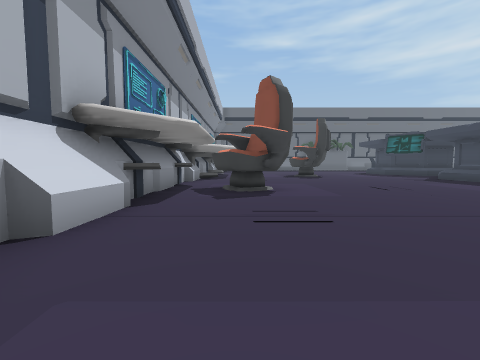
[1] (above)

22 first-person views from a walk through a 3-D level made in the Unity game engine. The camera is 1.2 m above the floor, tilts 4° down and sees 90° across. The floor is counted in squares, 2 m on a side. Each view is taken from the middle of a square. On the plan, view 1 faces up. The plan holds only what a view shows up to about 9 squares ahead; the rest is blank. The place goes on beyond the plan.

[2]
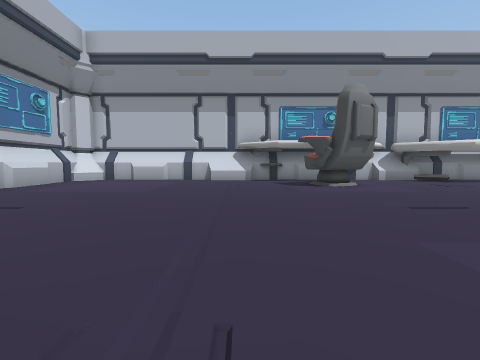

[3]
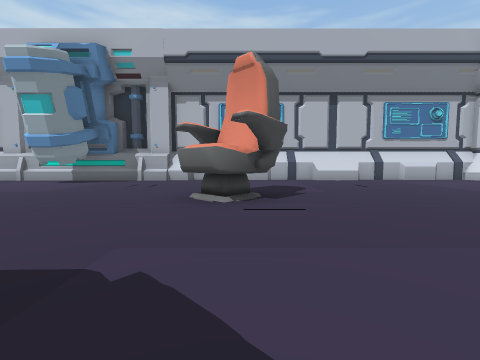

[4]
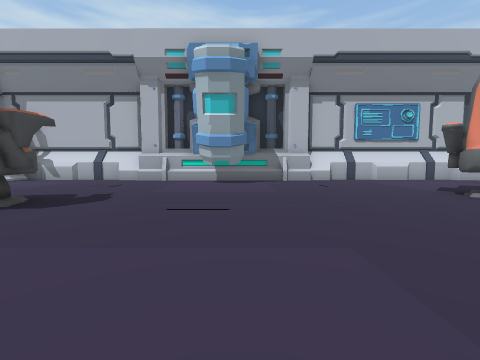

[5]
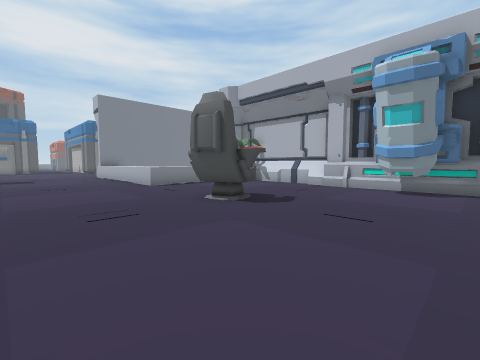

[6]
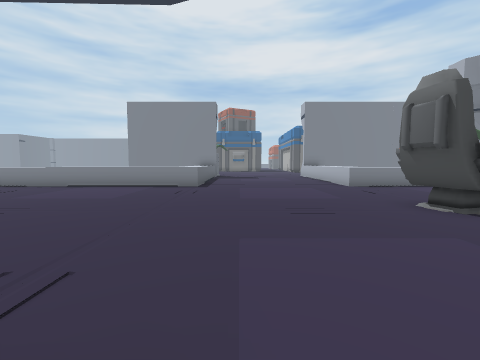

[7]
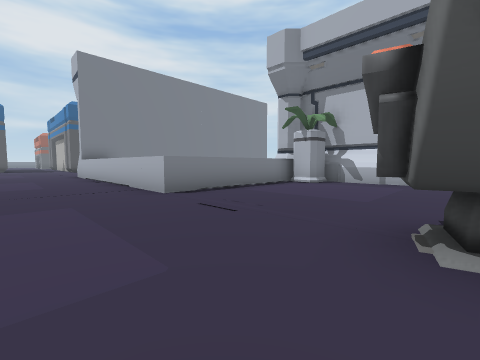

[8]
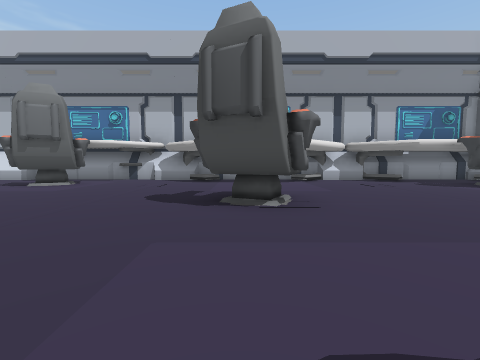

[9]
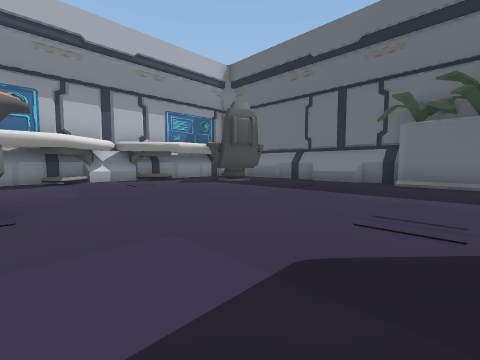

[10]
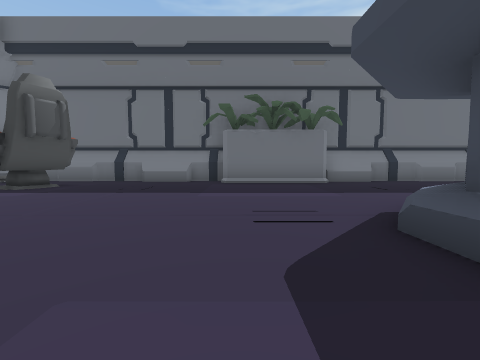

[11]
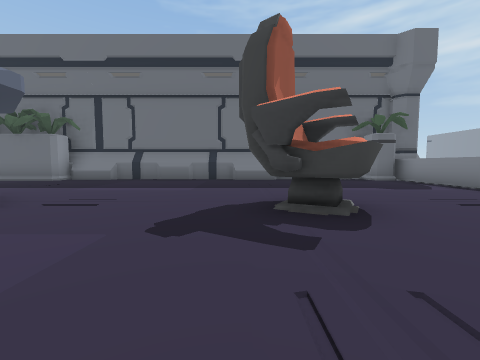

[12]
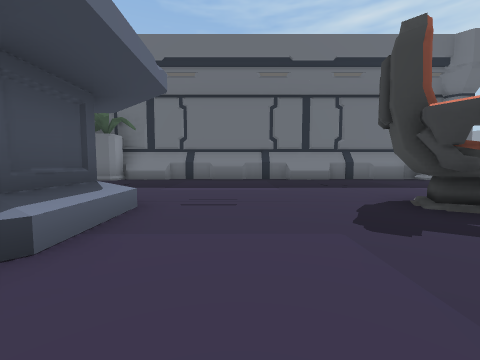

[13]
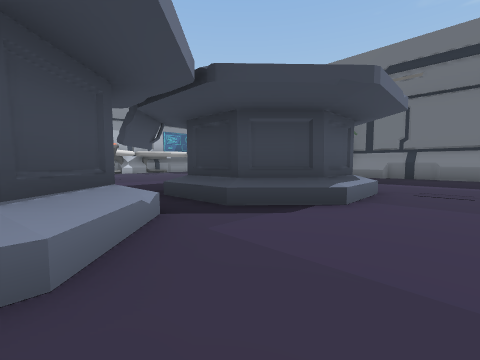

[14]
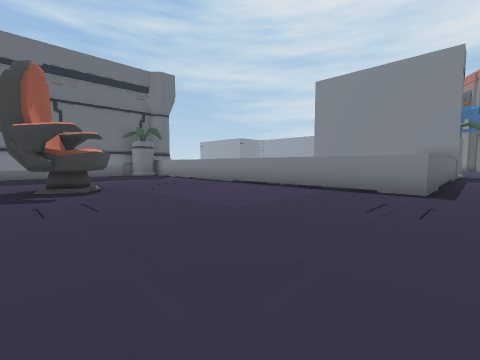

[15]
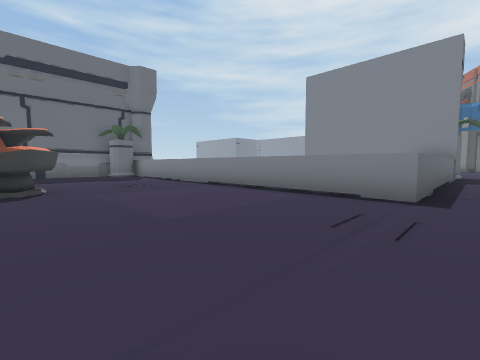

[16]
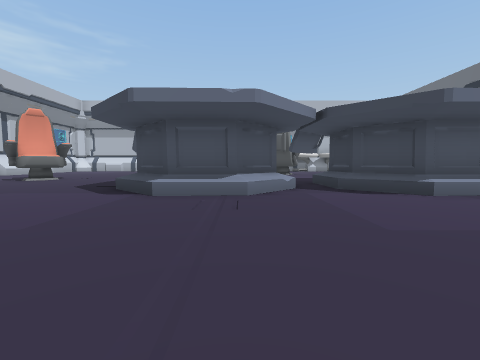

[17]
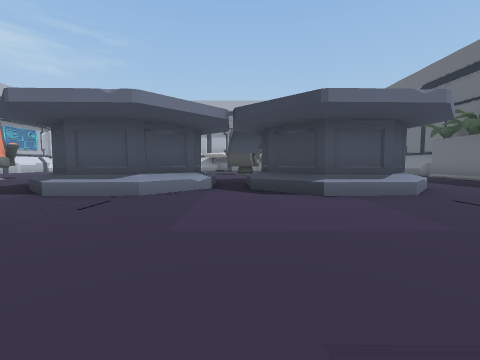

[18]
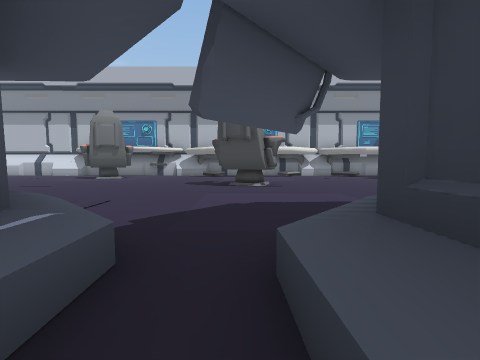

[19]
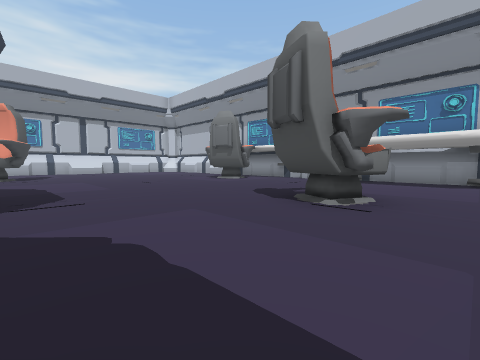

[20]
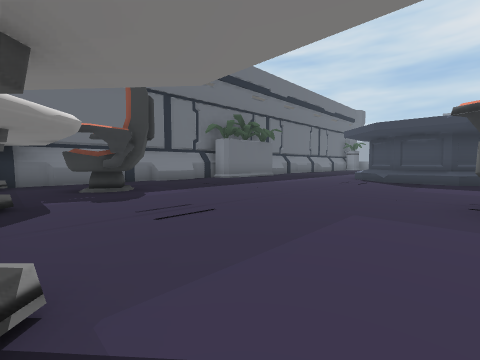

[21]
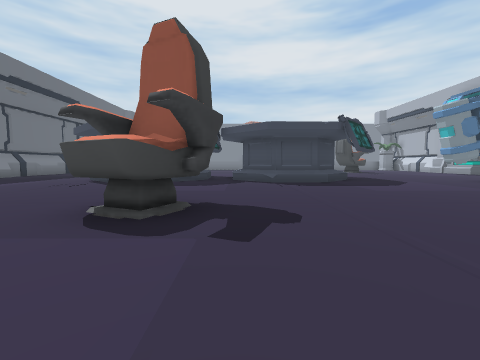

[22]
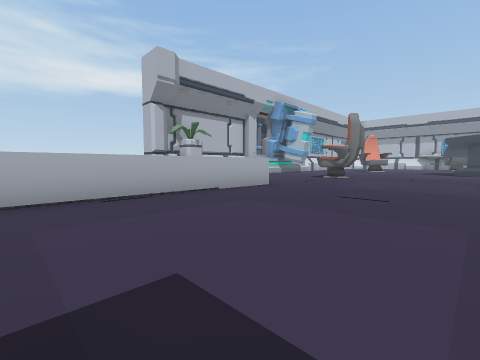

### Floor plan
Key: @ floor where view 1 was taken; # wall or solid block; . floor; / step, stairs or slope; ^ raised ledge; C chair.
Columns run from 2 left of view 1 to 26 right of it. Each row starts with its distance up from view 1.
 20 ########################
 19 #......................^
 18 #.##...................^
 17 #......................^
 16 #......................^
 15 #..........##.....#....^
 14 #.........####....#....^
 13 #.........####.........^
 12 #....#..../##/.........^
 11 #....##....//..........^
 10 #.........////.........^
  9 #.........####.........^^^^^^
  8 #.........####...............
  7 #........./##/...............
  6 #.#........//................
  5 #.##.........................
  4 #............................
  3 #................CC..........
  2 #........##.......C....^^^^^^
  1 #........##............^
  0 #.@....................^
 -1 #.............##.......^
 -2 #.............##......#^
 -3 ########################

Where each view was taken, in squares from view 1:
view 1: 0 up, 0 right, facing up
view 2: 3 up, 7 right, facing left
view 3: 6 up, 7 right, facing down
view 4: 6 up, 12 right, facing down
view 5: 7 up, 11 right, facing down-right
view 6: 7 up, 11 right, facing right
view 7: 5 up, 16 right, facing down-right
view 8: 11 up, 7 right, facing left
view 9: 12 up, 7 right, facing up-left
view 10: 12 up, 6 right, facing up
view 11: 11 up, 15 right, facing up
view 12: 11 up, 13 right, facing up
view 13: 9 up, 13 right, facing up-left
view 14: 8 up, 15 right, facing up-right
view 15: 8 up, 16 right, facing up-right
view 16: 9 up, 16 right, facing left
view 17: 11 up, 16 right, facing left
view 18: 11 up, 10 right, facing left
view 19: 13 up, 7 right, facing down-left
view 20: 12 up, 1 left, facing up-right
view 21: 10 up, 0 right, facing right
view 22: 7 up, 26 right, facing down-left
